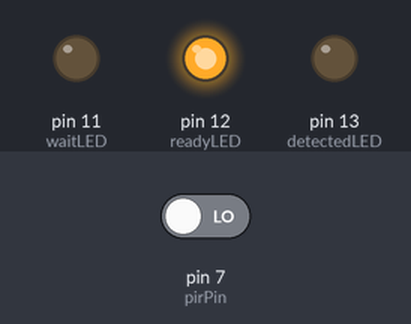
Bench run of a sketch on a simulated Arduino Uno, built with avr-gcc and run on an emulated ATmega328P. Parts: output pins drawn as LEDs (lit = HIGH). The inputs (shaded band) are chosen by the test bench; at power-on: pin 7 (pirPin) LOW.

Above: at 16.2 s.
16.3 s: pin 7 (pirPin) driven HIGH
At 16.9 s:
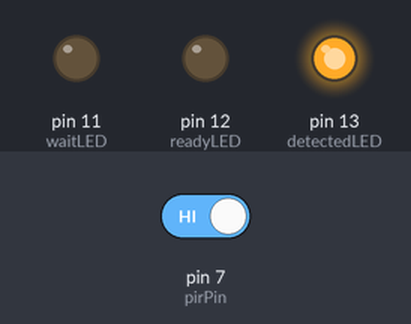
At 20.3 s:
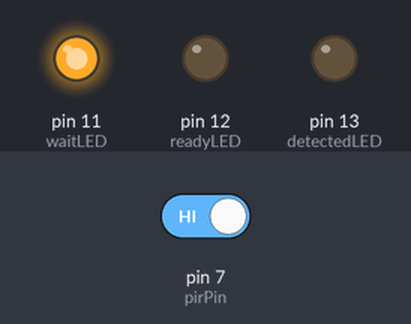
Timing chart, 0 to 21.8 s (numbered marks = the images above; inputs shaded):
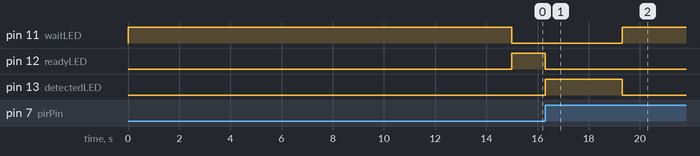

Measured:
- after the input at 16.3 s, pin 11 (waitLED): LOW → HIGH after 3.0 s; pin 12 (readyLED): HIGH → LOW at once; pin 13 (detectedLED): LOW → HIGH at once, → LOW 3.0 s later

The sketch:

HC-SR501-proba.ino
```cpp
/*
По мотивам статьи:
https://robotchip.ru/obzor-infrakrasnogo-datchika-dvizheniya-hc-sr501/

В примере подключается HC-SR501 к Arduino. В качестве индикации используются три светодиода,
каждый из который отображает состояния датчика:

красный светодиод указывает, что датчик не готов;
желтый светодиод указывает, что датчик готов к обнаружению движения;
зеленый светодиод горит в течение 3 секунд при срабатывании датчика.

Вместо светодиода, можно управлять внешним выходом (например, модулем реле)
*/

int waitLED = 11;                    // пин красного - датчик не готов
int readyLED = 12;                   // пин желтого - датчик готов к обнаружению движения
int detectedLED = 13;                // пин зеленого - светодиод горит в течение 3 секунд при срабатывании датчика

int pirPin = 7;                      // пин сигнального контакта датчика
int sensorReady = 0;                 // флаг готовности датчика к обнаружению движения
int motionDetected = 0;              // флаг обнаруженного движения
int pirValue;                        // переменная для сохранения значения из PIR

void setup()
{
  pinMode(detectedLED, OUTPUT);      // установили пины как выход
  pinMode(readyLED, OUTPUT);         //
  pinMode(waitLED, OUTPUT);          //
  pinMode(pirPin, INPUT);            // установили пин датчика, как вход
  // Выполняем начальную задержку в 1 минуту для стабилизации датчика
  digitalWrite(detectedLED, LOW);    // погасили зеленый
  digitalWrite(readyLED, LOW);       // погасили желтый
  digitalWrite(waitLED, HIGH);       // зажгли красный
  delay(15000);
  // Минута прошла, зажигаем желтый, гасим красный
  digitalWrite(readyLED, HIGH);
  digitalWrite(waitLED, LOW);
  sensorReady = 1;                   // подняли флаг готовности датчика к обнаружению движения
}

void loop()
{
  // Если датчику разрешено обнаруживать движение, считываем его значение
  if (sensorReady == 1)
  {
    pirValue = digitalRead(pirPin);    // считали значение датчика движения
    // Если движение есть, то зажигаем зеленый светодиод и делаем задержку в 3 сек
    if (pirValue == 1)
    {
      // Сбрасываем флаг готовности датчика движения и гасим желтую лампочку
      sensorReady = 0;
      digitalWrite(readyLED, LOW);
      // Зажигаем зеленую лампочу, устанавливаем флаг
      digitalWrite(detectedLED, HIGH);
      motionDetected = 1;
      delay(3000);
      // Сбрасываем флаг, гасим зеленый
      motionDetected = 0;
      digitalWrite(detectedLED, LOW);
      // Зажигаем красный
      digitalWrite(waitLED, HIGH);
      // Ждем пол-минутки и разрешаем обнаруживать движение
      delay(15000);
      digitalWrite(readyLED, HIGH);
      digitalWrite(waitLED, LOW);
      sensorReady = 1;                   // подняли флаг готовности датчика к обнаружению движения
    }
  }
}
```
